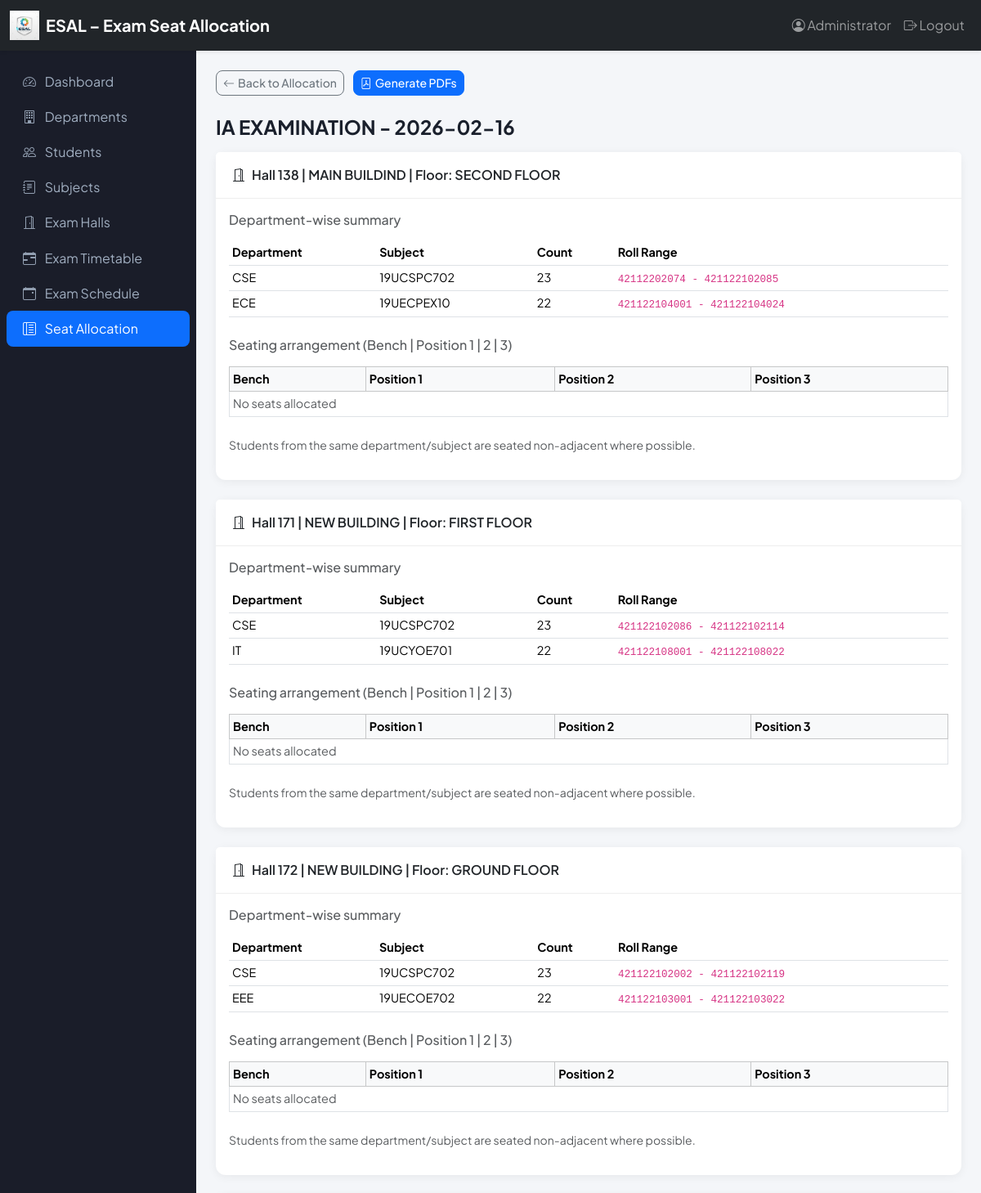
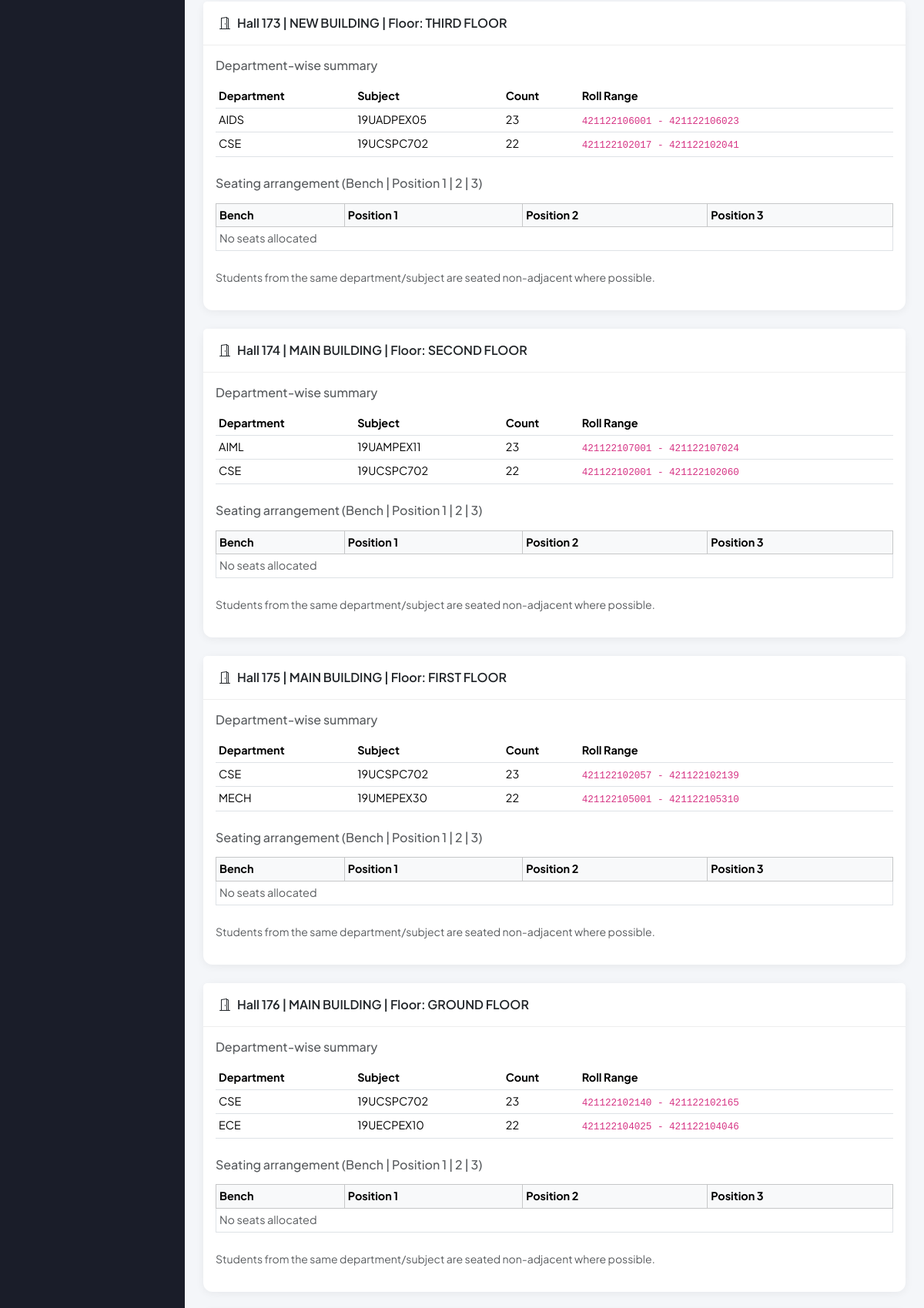
The page /allocation/view/1/2026-02-16 (signed in, upper part) on the database its author committed (2 pictures, top to bottom).
### models.py (models this page shows, shortened)
class User(UserMixin, db.Model):
    __tablename__ = 'users'
    id = db.Column(db.Integer, primary_key=True)
    user_id = db.Column(db.String(80), unique=True, nullable=False)
    password_hash = db.Column(db.String(256), nullable=False)
    name = db.Column(db.String(100))
    created_at = db.Column(db.DateTime, default=datetime.utcnow)

class Exam(db.Model):
    __tablename__ = 'exams'
    id = db.Column(db.Integer, primary_key=True)
    name = db.Column(db.String(200), nullable=False)
    academic_year = db.Column(db.String(20))  # Optional default for schedule entries
    default_start_time = db.Column(db.Time)  # Optional default for schedule entries
    default_end_time = db.Column(db.Time)  # Optional default for schedule entries
    created_at = db.Column(db.DateTime, default=datetime.utcnow)
    schedules = db.relationship('ExamSchedule', backref='exam', lazy=True, cascade='all, delete-orphan')

class ExamHall(db.Model):
    __tablename__ = 'exam_halls'
    id = db.Column(db.Integer, primary_key=True)
    hall_number = db.Column(db.String(50), nullable=False)
    capacity = db.Column(db.Integer, default=45)
    building_name = db.Column(db.String(100))
    floor = db.Column(db.String(20))
    created_at = db.Column(db.DateTime, default=datetime.utcnow)
    __table_args__ = (db.UniqueConstraint('hall_number', name='unique_hall_number'),)

class Department(db.Model):
    __tablename__ = 'departments'
    id = db.Column(db.Integer, primary_key=True)
    name = db.Column(db.String(150), nullable=False)
    code = db.Column(db.String(20), unique=True, nullable=False)
    total_students = db.Column(db.Integer, default=0)
    created_at = db.Column(db.DateTime, default=datetime.utcnow)
    students = db.relationship('Student', backref='department', lazy=True)
    exam_schedules = db.relationship('ExamSchedule', backref='department', lazy=True)

class Subject(db.Model):
    __tablename__ = 'subjects'
    id = db.Column(db.Integer, primary_key=True)
    name = db.Column(db.String(150), nullable=False)
    code = db.Column(db.String(30), nullable=False)
    created_at = db.Column(db.DateTime, default=datetime.utcnow)
    exam_schedules = db.relationship('ExamSchedule', backref='subject', lazy=True)
    __table_args__ = (db.UniqueConstraint('code', name='unique_subject_code'),)

### routes/allocation.py (the view, shortened to what this page needs)
@allocation_bp.route('/view/<int:exam_id>/<exam_date>')
@login_required
def view(exam_id, exam_date):
    exam = Exam.query.get_or_404(exam_id)
    exam_date_obj = _parse_exam_date(exam_date)
    allocations = SeatAllocation.query.filter_by(
        exam_id=exam_id, exam_date=exam_date_obj
    ).all()
    if not allocations:
        hall_info, err = run_allocation(exam_id, str(exam_date_obj))
        if err:
            flash(err, 'danger')
            return redirect(url_for('allocation.index'))
    return render_template('allocation/view.html', exam=exam, exam_date=exam_date, hall_info=hall_info)

### routes/allocation.py (called while the page is built)
def _parse_exam_date(d):
    from datetime import datetime
    if isinstance(d, date):
        return d
    return datetime.strptime(str(d), '%Y-%m-%d').date()

### templates/allocation/view.html (shortened to what this page needs)
{% extends "base.html" %}
{% block content %}
<div class="mb-4">
    <a href="{{ url_for('allocation.index') }}" class="btn btn-outline-secondary btn-sm"><i class="bi bi-arrow-left me-1"></i>Back to Allocation</a>
    <a href="{{ url_for('allocation.generate', exam_id=exam.id, exam_date=exam_date) }}" class="btn btn-primary btn-sm ms-2"><i class="bi bi-file-pdf me-1"></i>Generate PDFs</a>
</div>
<h2 class="page-title">{{ exam.name }} - {{ exam_date }}</h2>
{% for hall in hall_info %}
<div class="card mb-4">
    <div class="card-header d-flex justify-content-between align-items-center">
        <span><i class="bi bi-door-open me-2"></i>Hall {{ hall.hall_number }} | {{ hall.building_name }} | Floor: {{ hall.floor }}</span>
    </div>
    <div class="card-body">
        <h6 class="text-muted mb-3">Department-wise summary</h6>
        <table class="table table-sm mb-4">
            <thead><tr><th>Department</th><th>Subject</th><th>Count</th><th>Roll Range</th></tr></thead>
            <tbody>
                {% for a in hall.allocations %}
                <tr>
                    <td>{{ a.department_code }}</td>
                    <td>{{ a.subject_code }}</td>
                    <td>{{ a.count }}</td>
                    <td><code>{{ a.roll_range }}</code></td>
                </tr>
                {% endfor %}
            </tbody>
        </table>
        <h6 class="text-muted mb-3">Seating arrangement (Bench | Position 1 | 2 | 3)</h6>
        <div class="table-responsive">
            <table class="table table-bordered table-sm" style="font-size: 0.9rem;">
                <thead class="table-light">
                    <tr><th>Bench</th><th>Position 1</th><th>Position 2</th><th>Position 3</th></tr>
                </thead>
                <tbody>
                    {% for bench, p1, p2, p3 in hall.seat_rows %}
                    <tr>
                        <td><strong>{{ bench }}</strong></td>
                        <td>{{ p1 }}</td>
                        <td>{{ p2 }}</td>
                        <td>{{ p3 }}</td>
                    </tr>
                    {% else %}
                    <tr><td colspan="4" class="text-muted">No seats allocated</td></tr>
                    {% endfor %}
                </tbody>
            </table>
        </div>
        <p class="small text-muted mt-2">Students from the same department/subject are seated non-adjacent where possible.</p>
    </div>
</div>
{% endfor %}
{% endblock %}

### templates/base.html (shortened to what this page needs)
<!DOCTYPE html>
<html lang="en">
<head>
    <link href="https://cdn.jsdelivr.net/npm/bootstrap@5.3.2/dist/css/bootstrap.min.css" rel="stylesheet">
    <link href="https://cdn.jsdelivr.net/npm/bootstrap-icons@1.11.1/font/bootstrap-icons.css" rel="stylesheet">
</head>
<body>
    {% if request.endpoint != 'auth.login' %}
    <nav class="navbar navbar-expand-lg navbar-dark bg-dark shadow-sm">
        <div class="container-fluid">
            <a class="navbar-brand d-flex align-items-center gap-2" href="{{ url_for('dashboard.index') }}">
                <img src="{{ url_for('static', filename='img/esal_logo.png') }}" alt="ESAL" style="height: 36px; width: auto;">
                <span class="d-none d-sm-inline">ESAL – Exam Seat Allocation</span>
            </a>
            <div class="collapse navbar-collapse" id="navbarNav">
                <ul class="navbar-nav ms-auto">
                    {% if current_user.is_authenticated %}
                    <li class="nav-item">
                        <span class="nav-link"><i class="bi bi-person-circle"></i> {{ current_user.name or current_user.user_id }}</span>
                    </li>
                    <li class="nav-item">
                        <a class="nav-link" href="{{ url_for('auth.logout') }}"><i class="bi bi-box-arrow-right"></i> Logout</a>
                    </li>
                    {% endif %}
                </ul>
            </div>
        </div>
    </nav>
    {% endif %}
    <div class="d-flex">
        {% if current_user.is_authenticated %}
        <div class="sidebar d-none d-md-flex flex-column" style="width: 240px;">
            <nav class="nav flex-column">
                <a class="nav-link {{ 'active' if request.endpoint == 'dashboard.index' else '' }}" href="{{ url_for('dashboard.index') }}">
                    <i class="bi bi-speedometer2"></i> Dashboard
                </a>
                <a class="nav-link {{ 'active' if 'departments' in request.endpoint else '' }}" href="{{ url_for('departments.index') }}">
                    <i class="bi bi-building"></i> Departments
                </a>
                <a class="nav-link {{ 'active' if 'students' in request.endpoint else '' }}" href="{{ url_for('students.index') }}">
                    <i class="bi bi-people"></i> Students
                </a>
                <a class="nav-link {{ 'active' if 'subjects' in request.endpoint else '' }}" href="{{ url_for('subjects.index') }}">
                    <i class="bi bi-journal-text"></i> Subjects
                </a>
                <a class="nav-link {{ 'active' if 'exam_halls' in request.endpoint else '' }}" href="{{ url_for('exam_halls.index') }}">
                    <i class="bi bi-door-open"></i> Exam Halls
                </a>
                <a class="nav-link {{ 'active' if 'timetable_generator' in request.endpoint else '' }}" href="{{ url_for('timetable_generator.index') }}">
                    <i class="bi bi-calendar-range"></i> Exam Timetable
                </a>
                <a class="nav-link {{ 'active' if 'exam_schedule' in request.endpoint else '' }}" href="{{ url_for('exam_schedule.index') }}">
                    <i class="bi bi-calendar-event"></i> Exam Schedule
                </a>
                <a class="nav-link {{ 'active' if 'allocation' in request.endpoint else '' }}" href="{{ url_for('allocation.index') }}">
                    <i class="bi bi-layout-text-sidebar-reverse"></i> Seat Allocation
                </a>
            </nav>
        </div>
        {% endif %}
        <div class="flex-grow-1 main-content">
            {% block content %}{% endblock %}
        </div>
    </div>
</body>
</html>

### templates/base.html (style rules this page uses)
:root { --primary: #0d6efd; --primary-dark: #0a58ca; --sidebar-bg: #1a1d29; --sidebar-text: #a0aec0; --content-bg: #f4f6f9; }
* { font-family: 'Plus Jakarta Sans', sans-serif; }
body { background: var(--content-bg); min-height: 100vh; }
.navbar-brand { font-weight: 700; font-size: 1.25rem; }
.card { border: none; border-radius: 12px; box-shadow: 0 2px 12px rgba(0,0,0,.06); }
.card-header { background: #fff; border-bottom: 1px solid #eee; font-weight: 600; border-radius: 12px 12px 0 0; padding: 1rem 1.25rem; }
.btn { border-radius: 8px; font-weight: 500; }
.table { font-size: 0.9rem; }
.sidebar { background: var(--sidebar-bg); min-height: calc(100vh - 56px); padding: 1rem 0; }
.sidebar .nav-link { color: var(--sidebar-text); padding: 0.6rem 1.25rem; border-radius: 8px; margin: 0 0.5rem; }
.sidebar .nav-link.active { background: var(--primary); color: #fff; }
.sidebar .nav-link i { margin-right: 0.5rem; opacity: .9; }
.main-content { padding: 1.5rem; }
.page-title { font-size: 1.5rem; font-weight: 700; margin-bottom: 1rem; color: #1a202c; }

### rows shown on the page
User: name "Administrator"
Exam: name "IA EXAMINATION"
ExamHall: hall_number "138", building_name "MAIN BUILDIND", floor "SECOND FLOOR", count "23" "22", roll_range "42112202074 - 421122102085" "421122104001 - 421122104024"
Department: department_code "CSE" "CSE" "CSE" "CSE" "CSE" "CSE" "CSE"
Subject: subject_code "19UCSPC702" "19UCSPC702" "19UCSPC702" "19UCSPC702" "19UCSPC702" "19UCSPC702" "19UCSPC702"
Department: department_code "ECE" "ECE"
Subject: subject_code "19UECPEX10" "19UECPEX10"
ExamHall: hall_number "171", building_name "NEW BUILDING", floor "FIRST FLOOR", count "23" "22", roll_range "421122102086 - 421122102114" "421122108001 - 421122108022"
Department: department_code "IT"
Subject: subject_code "19UCYOE701"
ExamHall: hall_number "172", building_name "NEW BUILDING", floor "GROUND FLOOR", count "23" "22", roll_range "421122102002 - 421122102119" "421122103001 - 421122103022"
Department: department_code "EEE"
Subject: subject_code "19UECOE702"
ExamHall: hall_number "173", building_name "NEW BUILDING", floor "THIRD FLOOR", count "23" "22", roll_range "421122106001 - 421122106023" "421122102017 - 421122102041"
Department: department_code "AIDS"
Subject: subject_code "19UADPEX05"
ExamHall: hall_number "174", building_name "MAIN BUILDING", floor "SECOND FLOOR", count "23" "22", roll_range "421122107001 - 421122107024" "421122102001 - 421122102060"
Department: department_code "AIML"
Subject: subject_code "19UAMPEX11"
ExamHall: hall_number "175", building_name "MAIN BUILDING", floor "FIRST FLOOR", count "23" "22", roll_range "421122102057 - 421122102139" "421122105001 - 421122105310"
Department: department_code "MECH"
Subject: subject_code "19UMEPEX30"
ExamHall: hall_number "176", building_name "MAIN BUILDING", floor "GROUND FLOOR", count "23" "22", roll_range "421122102140 - 421122102165" "421122104025 - 421122104046"

### other values the page prints
{{ exam_date }} "2026-02-16"
